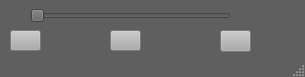
<?xml version="1.0" encoding="UTF-8"?>
<ui version="4.0">
 <class>MainWindow</class>
 <widget class="QMainWindow" name="MainWindow">
  <property name="geometry">
   <rect>
    <x>0</x>
    <y>0</y>
    <width>305</width>
    <height>77</height>
   </rect>
  </property>
  <property name="sizePolicy">
   <sizepolicy hsizetype="Fixed" vsizetype="Fixed">
    <horstretch>0</horstretch>
    <verstretch>0</verstretch>
   </sizepolicy>
  </property>
  <property name="minimumSize">
   <size>
    <width>305</width>
    <height>77</height>
   </size>
  </property>
  <property name="maximumSize">
   <size>
    <width>305</width>
    <height>77</height>
   </size>
  </property>
  <property name="windowTitle">
   <string>Nova</string>
  </property>
  <property name="windowIcon">
   <iconset resource="icons.qrc">
    <normaloff>:/icons/icons/preferences.png</normaloff>:/icons/icons/preferences.png</iconset>
  </property>
  <property name="styleSheet">
   <string notr="true">QMainWindow#MainWindow{

background-color:#5f5f5f ;}</string>
  </property>
  <widget class="QWidget" name="centralWidget">
   <widget class="QSlider" name="horizontalSlider">
    <property name="geometry">
     <rect>
      <x>30</x>
      <y>0</y>
      <width>201</width>
      <height>31</height>
     </rect>
    </property>
    <property name="styleSheet">
     <string notr="true">QSlider#horizontalSlider{

background-color:#5f5f5f ;}


QSlider#horizontalSlider:hover{

background-color:#686868 ;}</string>
    </property>
    <property name="maximum">
     <number>100</number>
    </property>
    <property name="orientation">
     <enum>Qt::Horizontal</enum>
    </property>
    <property name="tickPosition">
     <enum>QSlider::NoTicks</enum>
    </property>
   </widget>
   <widget class="QPushButton" name="volume50">
    <property name="geometry">
     <rect>
      <x>110</x>
      <y>30</y>
      <width>31</width>
      <height>21</height>
     </rect>
    </property>
    <property name="toolTip">
     <string>Volume 50%</string>
    </property>
    <property name="statusTip">
     <string>50%</string>
    </property>
    <property name="styleSheet">
     <string notr="true">QPushButton#volume50{

background-color:#ababab ;}

QPushButton#volume50:hover{

background-color:#989878 ;}</string>
    </property>
    <property name="text">
     <string/>
    </property>
    <property name="icon">
     <iconset resource="icons.qrc">
      <normaloff>:/icons/icons/audio-volume-medium-symbolic.symbolic.png</normaloff>:/icons/icons/audio-volume-medium-symbolic.symbolic.png</iconset>
    </property>
   </widget>
   <widget class="QPushButton" name="volume100">
    <property name="geometry">
     <rect>
      <x>220</x>
      <y>30</y>
      <width>31</width>
      <height>22</height>
     </rect>
    </property>
    <property name="toolTip">
     <string>Volume 100%</string>
    </property>
    <property name="statusTip">
     <string>100%</string>
    </property>
    <property name="styleSheet">
     <string notr="true">QPushButton#volume100{

background-color:#ababab ;}

QPushButton#volume100:hover{

background-color:#989878 ;}</string>
    </property>
    <property name="text">
     <string/>
    </property>
    <property name="icon">
     <iconset resource="icons.qrc">
      <normaloff>:/icons/icons/audio-volume-high-symbolic.symbolic.png</normaloff>:/icons/icons/audio-volume-high-symbolic.symbolic.png</iconset>
    </property>
   </widget>
   <widget class="QPushButton" name="volumeMuted">
    <property name="geometry">
     <rect>
      <x>10</x>
      <y>30</y>
      <width>31</width>
      <height>21</height>
     </rect>
    </property>
    <property name="toolTip">
     <string>Mute Volume</string>
    </property>
    <property name="statusTip">
     <string>0%</string>
    </property>
    <property name="styleSheet">
     <string notr="true">QPushButton#volumeMuted{

background-color:#ababab ;}

QPushButton#volumeMuted:hover{

background-color:#989878 ;}</string>
    </property>
    <property name="text">
     <string/>
    </property>
    <property name="icon">
     <iconset resource="icons.qrc">
      <normaloff>:/icons/icons/audio-volume-muted-symbolic.symbolic.png</normaloff>:/icons/icons/audio-volume-muted-symbolic.symbolic.png</iconset>
    </property>
   </widget>
  </widget>
  <widget class="QStatusBar" name="statusBar">
   <property name="styleSheet">
    <string notr="true">QStatusBar#statusBar{

color:white ;}</string>
   </property>
  </widget>
  <action name="actionIncreaseVolume">
   <property name="icon">
    <iconset resource="icons.qrc">
     <normaloff>:/icons/icons/more.png</normaloff>:/icons/icons/more.png</iconset>
   </property>
   <property name="text">
    <string>IncreaseVolume</string>
   </property>
   <property name="toolTip">
    <string>Increase Volume</string>
   </property>
  </action>
  <action name="actionDecreaseVolume">
   <property name="icon">
    <iconset resource="icons.qrc">
     <normaloff>:/icons/icons/less.png</normaloff>:/icons/icons/less.png</iconset>
   </property>
   <property name="text">
    <string>DecreaseVolume</string>
   </property>
   <property name="toolTip">
    <string>Decrease Volume</string>
   </property>
  </action>
 </widget>
 <layoutdefault spacing="6" margin="11"/>
 <resources>
  <include location="icons.qrc"/>
 </resources>
 <connections/>
</ui>
